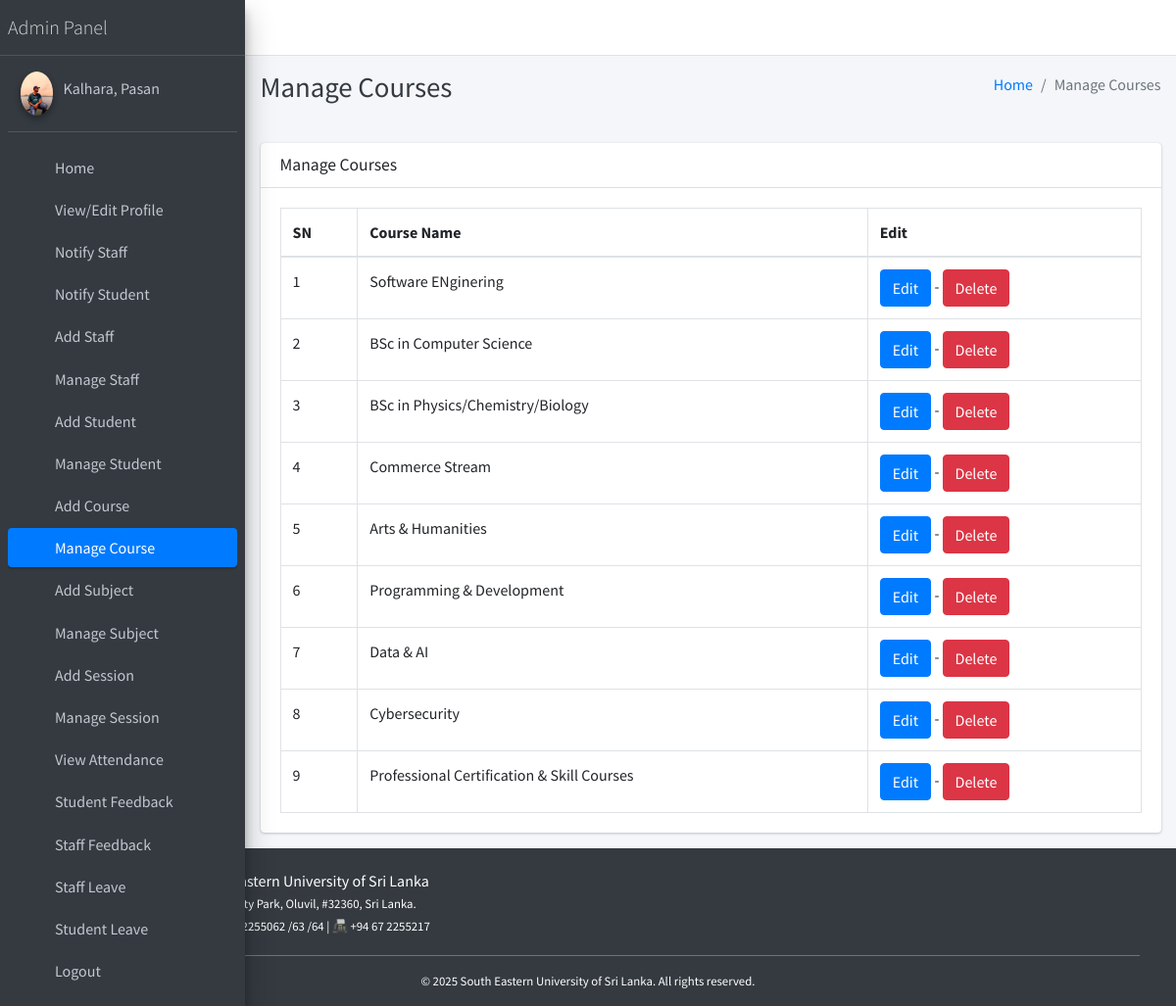
/course/manage/ (signed in), run on the app's committed database.
### main_app/models.py (models this page shows, shortened)
class CustomUser(AbstractUser):
    USER_TYPE = ((1, "HOD"), (2, "Staff"), (3, "Student"))
    GENDER = [("M", "Male"), ("F", "Female")]
    username = None  # Removed username, using email instead
    email = models.EmailField(unique=True)
    user_type = models.CharField(default=1, choices=USER_TYPE, max_length=1)
    gender = models.CharField(max_length=1, choices=GENDER)
    profile_pic = models.ImageField()
    address = models.TextField()
    fcm_token = models.TextField(default="")  # For firebase notifications
    created_at = models.DateTimeField(auto_now_add=True)
    updated_at = models.DateTimeField(auto_now=True)
    USERNAME_FIELD = "email"
    REQUIRED_FIELDS = []
    objects = CustomUserManager()
    def __str__(self):
        return self.last_name + ", " + self.first_name

class Course(models.Model):
    name = models.CharField(max_length=120)
    created_at = models.DateTimeField(auto_now_add=True)
    updated_at = models.DateTimeField(auto_now=True)

### main_app/hod_views.py (the view)
# urls.py: path("course/manage/", hod_views.manage_course, name='manage_course'),
def manage_course(request):
    courses = Course.objects.all()
    context = {
        'courses': courses,
        'page_title': 'Manage Courses'
    }
    return render(request, "hod_template/manage_course.html", context)

### main_app/templates/hod_template/manage_course.html
{% extends 'main_app/base.html' %}
{% load static %}
{% block page_title %}{{page_title}}{% endblock page_title %}
{% block content %}
<section class="content">
    <div class="container-fluid">
        <div class="row">
            <div class="col-md-12">
                <div class="card">
                    <div class="card-header">
                        <h3 class="card-title">{{page_title}}</h3>
                    </div>
                    <div class="card-body">
                        <table id="example2" class="table table-bordered table-hover">
                            <thead>
                                <tr>
                                    <th>SN</th>
                                    <th>Course Name</th>
                                    <th>Edit</th>
                                </tr>
                            </thead>
                            <tbody>
                                {% for course in courses %}
                                <tr>
                                    <td>{{ forloop.counter }}</td>
                                    <td>{{course.name}}</td>
                                    <td>
                                        <a href="{% url 'edit_course' course.id %}" class="btn btn-primary">Edit</a> -
                                        <a href="{% url 'delete_course' course.id %}" onclick="return confirm('Are you sure you want to delete this course ?')" class="btn btn-danger">Delete</a>
                                    </td>
                                </tr>
                                {% endfor %}
                            </tbody>
                        </table>
                    </div>
                </div>
            </div>
        </div>
    </div>
</section>
{% endblock content %}

### main_app/templates/main_app/sidebar_template.html (shortened to what this page needs)
{% load static %}
<aside class="main-sidebar sidebar-dark-primary elevation-4">
{% if request.user.user_type == '1' %}
    <a href="{% url 'admin_home' %}" class="brand-link">
        <span class="brand-text font-weight-light">Admin Panel</span>
    </a>
    <div class="sidebar">
        <div class="user-panel mt-3 pb-3 mb-3 d-flex">
            <div class="image">
                <img src="{{ request.user.profile_pic }}" class="img-circle elevation-2" alt="User Image">
            </div>
            <div class="info">
                <a href="#" class="d-block">{{ user }}</a>
            </div>
        </div>
        <nav class="mt-2">
            <ul class="nav nav-pills nav-sidebar flex-column" role="menu">
                <li class="nav-item">
                    {% url 'admin_home' as admin_home %}
                    <a href="{{ admin_home }}" class="nav-link {% if admin_home == request.path %} active {% endif %}">
                        <i class="nav-icon fas fa-tachometer-alt"></i>
                        <p>Home</p>
                    </a>
                </li>
                <li class="nav-item">
                    {% url 'admin_view_profile' as admin_view_profile %}
                    <a href="{{ admin_view_profile }}" class="nav-link {% if admin_view_profile == request.path %} active {% endif %}">
                        <i class="nav-icon fas fa-user-cog"></i>
                        <p>View/Edit Profile</p>
                    </a>
                </li>
                <li class="nav-item">
                    {% url 'admin_notify_staff' as admin_notify_staff %}
                    <a href="{{ admin_notify_staff }}" class="nav-link {% if admin_notify_staff == request.path %} active {% endif %}">
                        <i class="nav-icon fas fa-bullhorn"></i>
                        <p>Notify Staff</p>
                    </a>
                </li>
                <li class="nav-item">
                    {% url 'admin_notify_student' as admin_notify_student %}
                    <a href="{{ admin_notify_student }}" class="nav-link {% if admin_notify_student == request.path %} active {% endif %}">
                        <i class="nav-icon fas fa-bullhorn"></i>
                        <p>Notify Student</p>
                    </a>
                </li>
                <li class="nav-item">
                    {% url 'add_staff' as add_staff %}
                    <a href="{{ add_staff }}" class="nav-link {% if add_staff == request.path %} active {% endif %}">
                        <i class="nav-icon fas fa-user-plus"></i>
                        <p>Add Staff</p>
                    </a>
                </li>
                <li class="nav-item">
                    {% url 'manage_staff' as manage_staff %}
                    {% url 'edit_staff' staff_id as edit_staff %}
                    <a href="{{ manage_staff }}" class="nav-link {% if manage_staff == request.path or request.path == edit_staff %} active {% endif %}">
                        <i class="nav-icon fas fa-users"></i>
                        <p>Manage Staff</p>
                    </a>
                </li>
                <li class="nav-item">
                    {% url 'add_student' as add_student %}
                    <a href="{{ add_student }}" class="nav-link {% if add_student == request.path %} active {% endif %}">
                        <i class="nav-icon fas fa-user-graduate"></i>
                        <p>Add Student</p>
                    </a>
                </li>
                <li class="nav-item">
                    {% url 'manage_student' as manage_student %}
                    {% url 'edit_student' student_id as edit_student %}
                    <a href="{{ manage_student }}" class="nav-link {% if edit_student == request.path or manage_student == request.path %} active {% endif %}">
                        <i class="nav-icon fas fa-users"></i>
                        <p>Manage Student</p>
                    </a>
                </li>
                <li class="nav-item">
                    {% url 'add_course' as add_course %}
                    <a href="{{ add_course }}" class="nav-link {% if add_course == request.path %} active {% endif %}">
                        <i class="nav-icon fas fa-book"></i>
                        <p>Add Course</p>
                    </a>
                </li>
                <li class="nav-item">
                    {% url 'manage_course' as manage_course %}
                    {% url 'edit_course' course_id as edit_course %}
                    <a href="{{ manage_course }}" class="nav-link {% if edit_course == request.path or manage_course == request.path %} active {% endif %}">
                        <i class="nav-icon fas fa-book-open"></i>
                        <p>Manage Course</p>
                    </a>
                </li>
                <li class="nav-item">
                    {% url 'add_subject' as add_subject %}
                    <a href="{{ add_subject }}" class="nav-link {% if add_subject == request.path %} active {% endif %}">
                        <i class="nav-icon fas fa-chalkboard-teacher"></i>
                        <p>Add Subject</p>
                    </a>
                </li>
                <li class="nav-item">
                    {% url 'manage_subject' as manage_subject %}
                    {% url 'edit_subject' subject_id as edit_subject %}
                    <a href="{{ manage_subject }}" class="nav-link {% if edit_subject == request.path or manage_subject == request.path %} active {% endif %}">
                        <i class="nav-icon fas fa-book-reader"></i>
                        <p>Manage Subject</p>
                    </a>
                </li>
                <li class="nav-item">
                    {% url 'add_session' as add_session %}
                    <a href="{{ add_session }}" class="nav-link {% if add_session == request.path %} active {% endif %}">
                        <i class="nav-icon fas fa-calendar-plus"></i>
                        <p>Add Session</p>
                    </a>
                </li>
                <li class="nav-item">
                    {% url 'manage_session' as manage_session %}
                    {% url 'edit_session' session_id as edit_session %}
                    <a href="{{ manage_session }}" class="nav-link {% if edit_session == request.path or manage_session == request.path %} active {% endif %}">
                        <i class="nav-icon fas fa-calendar-alt"></i>
                        <p>Manage Session</p>
                    </a>
                </li>
                <li class="nav-item">
                    {% url 'admin_view_attendance' as admin_view_attendance %}
                    <a href="{{ admin_view_attendance }}" class="nav-link {% if admin_view_attendance == request.path %} active {% endif %}">
                        <i class="nav-icon fas fa-clipboard-list"></i>
                        <p>View Attendance</p>
                    </a>
                </li>
                <li class="nav-item">
                    {% url 'student_feedback_message' as student_feedback_message %}
                    <a href="{{ student_feedback_message }}" class="nav-link {% if student_feedback_message == request.path %} active {% endif %}">
                        <i class="nav-icon fas fa-comment-dots"></i>
                        <p>Student Feedback</p>
                    </a>
                </li>
                <li class="nav-item">
                    {% url 'staff_feedback_message' as staff_feedback_message %}
                    <a href="{{ staff_feedback_message }}" class="nav-link {% if staff_feedback_message == request.path %} active {% endif %}">
                        <i class="nav-icon fas fa-comments"></i>
                        <p>Staff Feedback</p>
                    </a>
                </li>
                <li class="nav-item">
                    {% url 'view_staff_leave' as view_staff_leave %}
                    <a href="{{ view_staff_leave }}" class="nav-link {% if view_staff_leave == request.path %} active {% endif %}">
                        <i class="nav-icon fas fa-user-clock"></i>
                        <p>Staff Leave</p>
                    </a>
                </li>
                <li class="nav-item">
                    {% url 'view_student_leave' as view_student_leave %}
                    <a href="{{ view_student_leave }}" class="nav-link {% if view_student_leave == request.path %} active {% endif %}">
                        <i class="nav-icon fas fa-user-clock"></i>
                        <p>Student Leave</p>
                    </a>
                </li>
{% endif %}
<li class="nav-item">
    <a href="{% url 'user_logout' %}" onclick="return confirm('Your session would be terminated.\n\nProceed?')" class="nav-link">
        <i class="nav-icon fas fa-sign-out-alt"></i>
        <p>Logout</p>
    </a>
</li>
</ul>
</nav>
</div>
</aside>

### data on the page
CustomUser: user.profile_pic (picture), last_name+first_name "Kalhara, Pasan"
Course: name "Software ENginering"
Course: name "BSc in Computer Science"
Course: name "BSc in Physics/Chemistry/Biology"
Course: name "Commerce Stream"
Course: name "Arts & Humanities"
Course: name "Programming & Development"
Course: name "Data & AI"
Course: name "Cybersecurity"
Course: name "Professional Certification & Skill Courses"

### other printed values
{{ page_title }} "Manage Courses"
